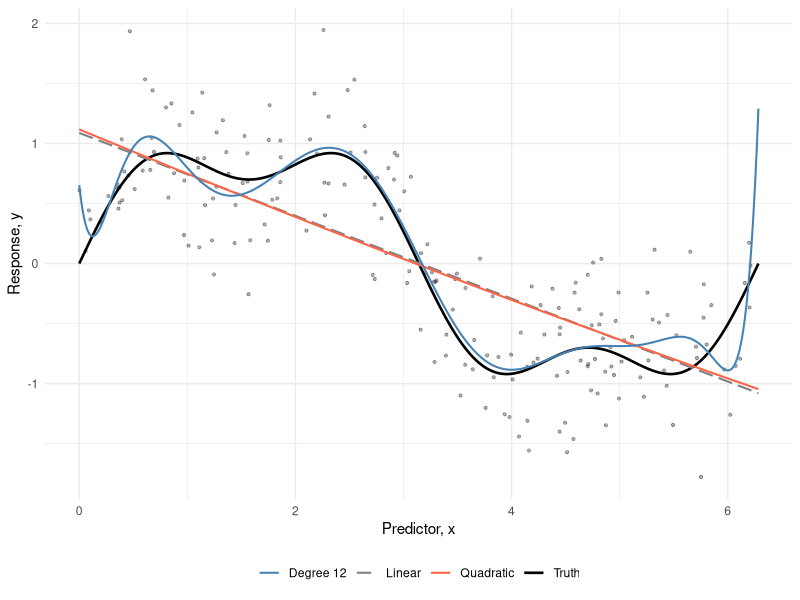
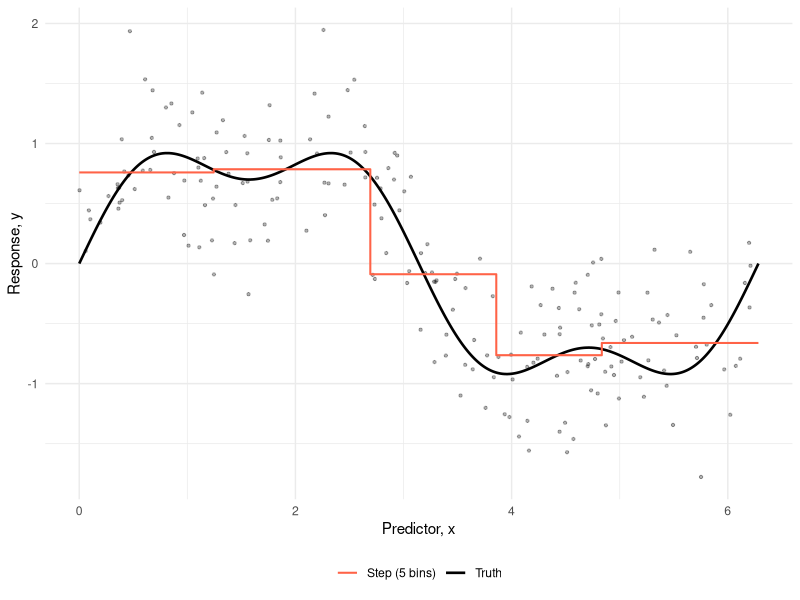
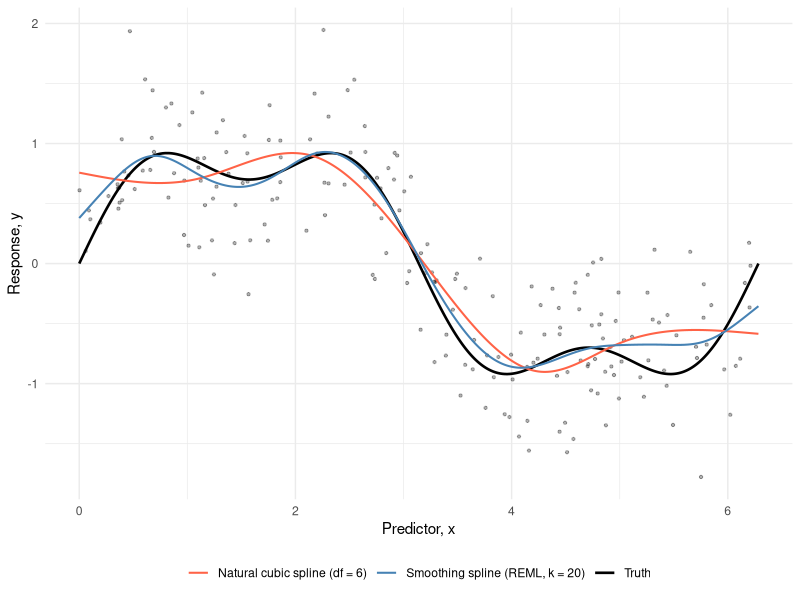
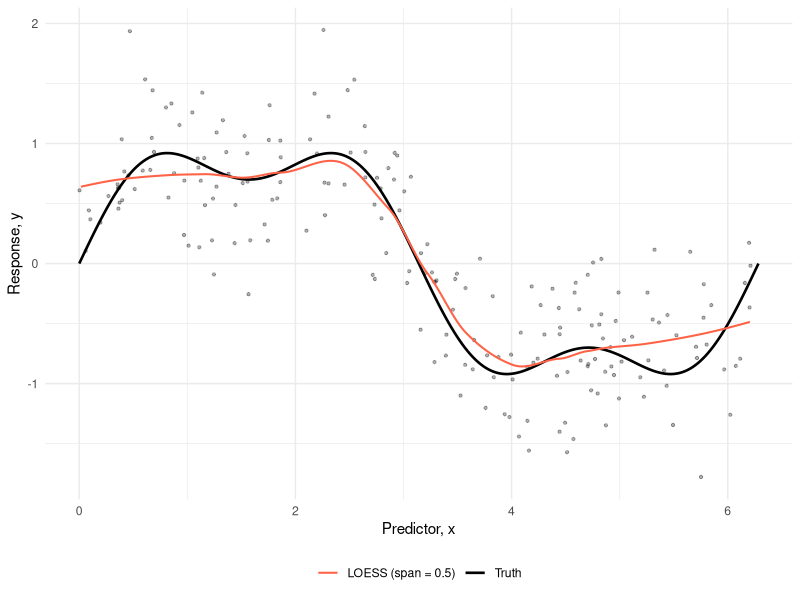

Here is the R script that generated these plots, in order:
## ---- chunk 1
#| label: method-comparison-setup
#| include: false
set.seed(204)
library(ggplot2)

n <- 200
x_lim <- c(0, 2 * pi)
truth <- function(x) sin(x) + 0.3 * sin(3 * x)
demo_data <- data.frame(
  x = runif(n, x_lim[1], x_lim[2])
)
demo_data$y <- truth(demo_data$x) + rnorm(n, sd = 0.4)

grid <- data.frame(x = seq(x_lim[1], x_lim[2], length.out = 400))
grid$truth <- truth(grid$x)

predict_with <- function(model) {
  predict(model, newdata = grid)
}

theme_set(theme_minimal())
## ---- chunk 2
#| label: method-comparison-data-fits
#| include: false
# Fit each method on the same demo_data; predictions on `grid` for
# overlay. Comments on each fit explain the design choice.

# (1) Linear baseline.
fit_lin <- lm(y ~ x, data = demo_data)
grid$linear <- predict_with(fit_lin)

# (2) Quadratic polynomial.
fit_poly2 <- lm(y ~ poly(x, 2), data = demo_data)
grid$poly2 <- predict_with(fit_poly2)

# (3) Degree-12 polynomial --- deliberately high degree to surface
# Runge-style boundary swinging.
fit_poly12 <- lm(y ~ poly(x, 12), data = demo_data)
grid$poly12 <- predict_with(fit_poly12)

# (4) Step function with 5 bins on equal-quantile cuts. Pin the
# outer breakpoints to x_lim so the grid endpoints don't fall
# outside breaks[1] / breaks[length(breaks)] --- otherwise cut()
# returns NA at the boundaries, leaving the step line truncated.
breaks <- quantile(demo_data$x, probs = seq(0, 1, length.out = 6))
breaks[c(1L, length(breaks))] <- x_lim
demo_data$bin <- cut(demo_data$x, breaks = breaks,
                     include.lowest = TRUE)
grid$bin <- cut(grid$x, breaks = breaks, include.lowest = TRUE)
fit_step <- lm(y ~ bin, data = demo_data)
grid$step <- predict_with(fit_step)

# (5) Natural cubic spline, 6 df (knots at internal quantiles).
fit_ns <- lm(y ~ splines::ns(x, df = 6), data = demo_data)
grid$ns <- predict_with(fit_ns)

# (6) Smoothing spline via mgcv::gam, REML smoothness selection.
fit_gam <- mgcv::gam(
  y ~ s(x, bs = "tp", k = 20),
  data = demo_data,
  method = "REML"
)
grid$gam <- predict_with(fit_gam)

# (7) LOESS, default span.
fit_loess <- loess(y ~ x, data = demo_data, span = 0.5)
grid$loess <- predict_with(fit_loess)
## ---- chunk 3
#| label: method-comparison-poly-plot
#| code-fold: true
ggplot(grid, aes(x = x)) +
  geom_point(
    data = demo_data, aes(y = y),
    alpha = 0.3, size = 0.8
  ) +
  geom_line(aes(y = truth, color = "Truth"), linewidth = 0.9) +
  geom_line(aes(y = linear, color = "Linear"),
            linewidth = 0.7, linetype = "longdash") +
  geom_line(aes(y = poly2, color = "Quadratic"), linewidth = 0.7) +
  geom_line(aes(y = poly12, color = "Degree 12"),
            linewidth = 0.7) +
  scale_color_manual(
    name = NULL,
    values = c("Truth" = "black", "Linear" = "grey50",
               "Quadratic" = "tomato", "Degree 12" = "steelblue")
  ) +
  labs(x = "Predictor, x", y = "Response, y") +
  theme(legend.position = "bottom")
## ---- chunk 4
#| label: method-comparison-step-plot
#| code-fold: true
ggplot(grid, aes(x = x)) +
  geom_point(
    data = demo_data, aes(y = y),
    alpha = 0.3, size = 0.8
  ) +
  geom_line(aes(y = truth, color = "Truth"), linewidth = 0.9) +
  geom_step(aes(y = step, color = "Step (5 bins)"),
            linewidth = 0.7) +
  scale_color_manual(
    name = NULL,
    values = c("Truth" = "black", "Step (5 bins)" = "tomato")
  ) +
  labs(x = "Predictor, x", y = "Response, y") +
  theme(legend.position = "bottom")
## ---- chunk 5
#| label: method-comparison-splines-plot
#| code-fold: true
ggplot(grid, aes(x = x)) +
  geom_point(
    data = demo_data, aes(y = y),
    alpha = 0.3, size = 0.8
  ) +
  geom_line(aes(y = truth, color = "Truth"), linewidth = 0.9) +
  geom_line(
    aes(y = ns, color = "Natural cubic spline (df = 6)"),
    linewidth = 0.7
  ) +
  geom_line(
    aes(y = gam, color = "Smoothing spline (REML, k = 20)"),
    linewidth = 0.7
  ) +
  scale_color_manual(
    name = NULL,
    values = c(
      "Truth" = "black",
      "Natural cubic spline (df = 6)" = "tomato",
      "Smoothing spline (REML, k = 20)" = "steelblue"
    )
  ) +
  labs(x = "Predictor, x", y = "Response, y") +
  theme(legend.position = "bottom")
## ---- chunk 6
#| label: method-comparison-loess-plot
#| code-fold: true
ggplot(grid, aes(x = x)) +
  geom_point(
    data = demo_data, aes(y = y),
    alpha = 0.3, size = 0.8
  ) +
  geom_line(aes(y = truth, color = "Truth"), linewidth = 0.9) +
  geom_line(aes(y = loess, color = "LOESS (span = 0.5)"),
            linewidth = 0.7) +
  scale_color_manual(
    name = NULL,
    values = c("Truth" = "black", "LOESS (span = 0.5)" = "tomato")
  ) +
  labs(x = "Predictor, x", y = "Response, y") +
  theme(legend.position = "bottom")
